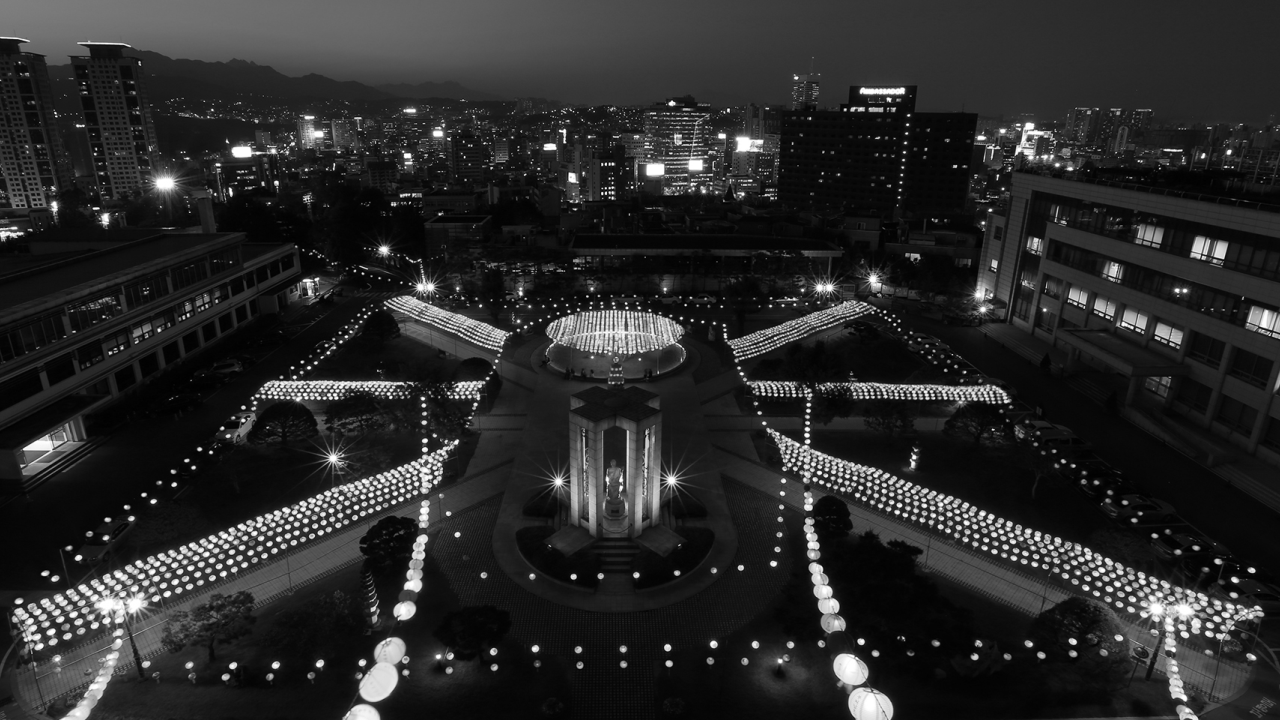
#> input picture DIP/hw2/dgu_night.png, 1280 x 720 px
$ python hist.py
#> lines starting #> are read from the running program, lines starting #| are printed output that depends on the picture
import numpy as np
import cv2
from matplotlib import pyplot as plt

low_light_image = cv2.imread('dgu_night.png', 0)
#> low_light_image is the input picture: shape (720, 1280); min 0, max 255, mean 41.8

# 히스토그램 계산
hist, bins = np.histogram(low_light_image.flatten(), 256, [0, 256])
#> hist = 256 values, max 36355 at index 8, min 5 at index 0, mean 3600; bins = 257 values from 0 to 256

# 누적 히스토그램 계산
cdf = hist.cumsum()
#> cdf = 256 values from 5 to 921600

# 누적 히스토그램의 최소값을 이용하여 정규화
cdf_min = cdf[cdf > 0].min()
#> cdf_min = 5
cdf_normalized = (cdf - cdf_min) / (cdf.max() - cdf_min) * 255
#> cdf_normalized = 256 values from 0 to 255
cdf_normalized = cdf_normalized.astype(np.uint8)

# 이미지의 각 픽셀 값에 대해 매핑된 값 적용
equalized_image = cdf_normalized[low_light_image]
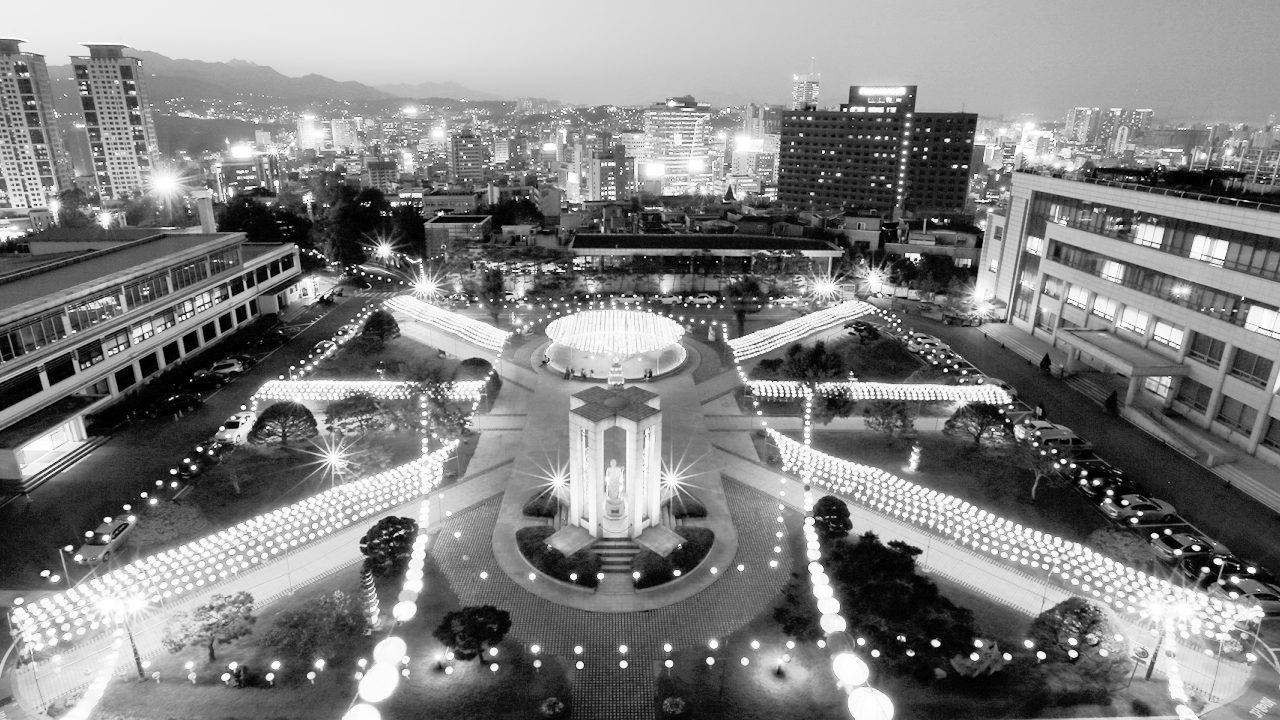
#> equalized_image: shape (720, 1280); min 0, max 255, mean 129

images = np.vstack((low_light_image, equalized_image))
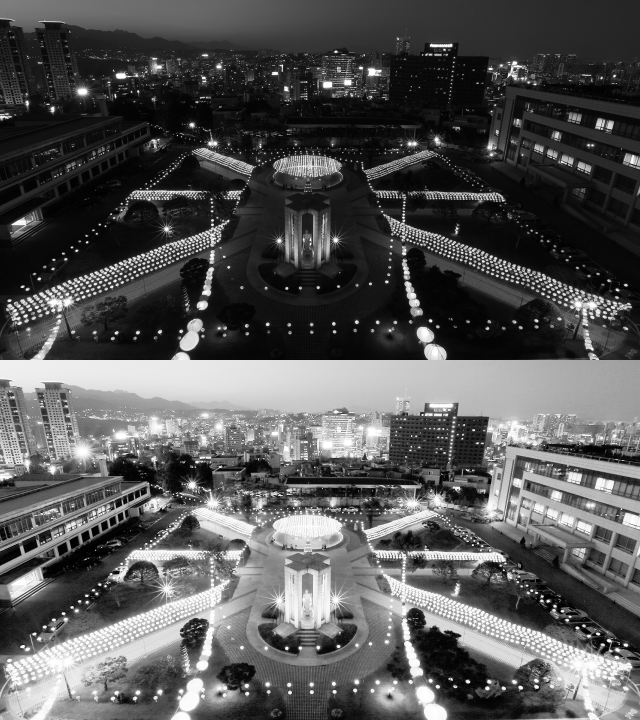
#> images: shape (1440, 1280) (shown at 1/2 size); min 0, max 255, mean 85.4
cv2.imwrite('dgu_light.png', images)
cv2.imshow('Result Image', images)
cv2.waitKey()
